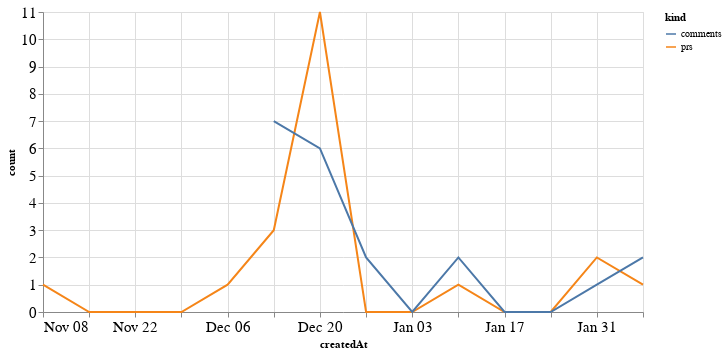

The notebook cell saved with this chart:
### Code cell
alt.Chart(total_time, width=600).mark_line().encode(
    x='createdAt',
    y='count',
    color='kind'
)

### Figure 1 — Vega-Lite specification as saved in the notebook (floating-point values rounded to 4 significant figures)
{"config": {"axisLeft": {"labelFontSize": 15}, "axisBottom": {"labelFontSize": 15}}, "data": {"name": "data-438c0adbe60df03fd50bb54676bf40ad"}, "mark": "line", "encoding": {"color": {"type": "nominal", "field": "kind"}, "x": {"type": "temporal", "field": "createdAt"}, "y": {"type": "quantitative", "field": "count"}}, "width": 600, "$schema": "https://vega.github.io/schema/vega-lite/v4.8.1.json", "datasets": {"data-438c0adbe60df03fd50bb54676bf40ad": [{"createdAt": "2020-11-08T00:00:00", "kind": "prs", "count": 1.0}, {"createdAt": "2020-11-15T00:00:00", "kind": "prs", "count": 0.0}, {"createdAt": "2020-11-22T00:00:00", "kind": "prs", "count": 0.0}, {"createdAt": "2020-11-29T00:00:00", "kind": "prs", "count": 0.0}, {"createdAt": "2020-12-06T00:00:00", "kind": "prs", "count": 1.0}, {"createdAt": "2020-12-13T00:00:00", "kind": "prs", "count": 3.0}, {"createdAt": "2020-12-20T00:00:00", "kind": "prs", "count": 11.0}, {"createdAt": "2020-12-27T00:00:00", "kind": "prs", "count": 0.0}, {"createdAt": "2021-01-03T00:00:00", "kind": "prs", "count": 0.0}, {"createdAt": "2021-01-10T00:00:00", "kind": "prs", "count": 1.0}, {"createdAt": "2021-01-17T00:00:00", "kind": "prs", "count": 0.0}, {"createdAt": "2021-01-24T00:00:00", "kind": "prs", "count": 0.0}, {"createdAt": "2021-01-31T00:00:00", "kind": "prs", "count": 2.0}, {"createdAt": "2021-02-07T00:00:00", "kind": "prs", "count": 1.0}, {"createdAt": "2020-11-08T00:00:00", "kind": "comments", "count": null}, {"createdAt": "2020-11-15T00:00:00", "kind": "comments", "count": null}, {"createdAt": "2020-11-22T00:00:00", "kind": "comments", "count": null}, {"createdAt": "2020-11-29T00:00:00", "kind": "comments", "count": null}, {"createdAt": "2020-12-06T00:00:00", "kind": "comments", "count": null}, {"createdAt": "2020-12-13T00:00:00", "kind": "comments", "count": 7.0}, {"createdAt": "2020-12-20T00:00:00", "kind": "comments", "count": 6.0}, {"createdAt": "2020-12-27T00:00:00", "kind": "comments", "count": 2.0}, {"createdAt": "2021-01-03T00:00:00", "kind": "comments", "count": 0.0}, {"createdAt": "2021-01-10T00:00:00", "kind": "comments", "count": 2.0}, {"createdAt": "2021-01-17T00:00:00", "kind": "comments", "count": 0.0}, {"createdAt": "2021-01-24T00:00:00", "kind": "comments", "count": 0.0}, {"createdAt": "2021-01-31T00:00:00", "kind": "comments", "count": 1.0}, {"createdAt": "2021-02-07T00:00:00", "kind": "comments", "count": 2.0}]}}
